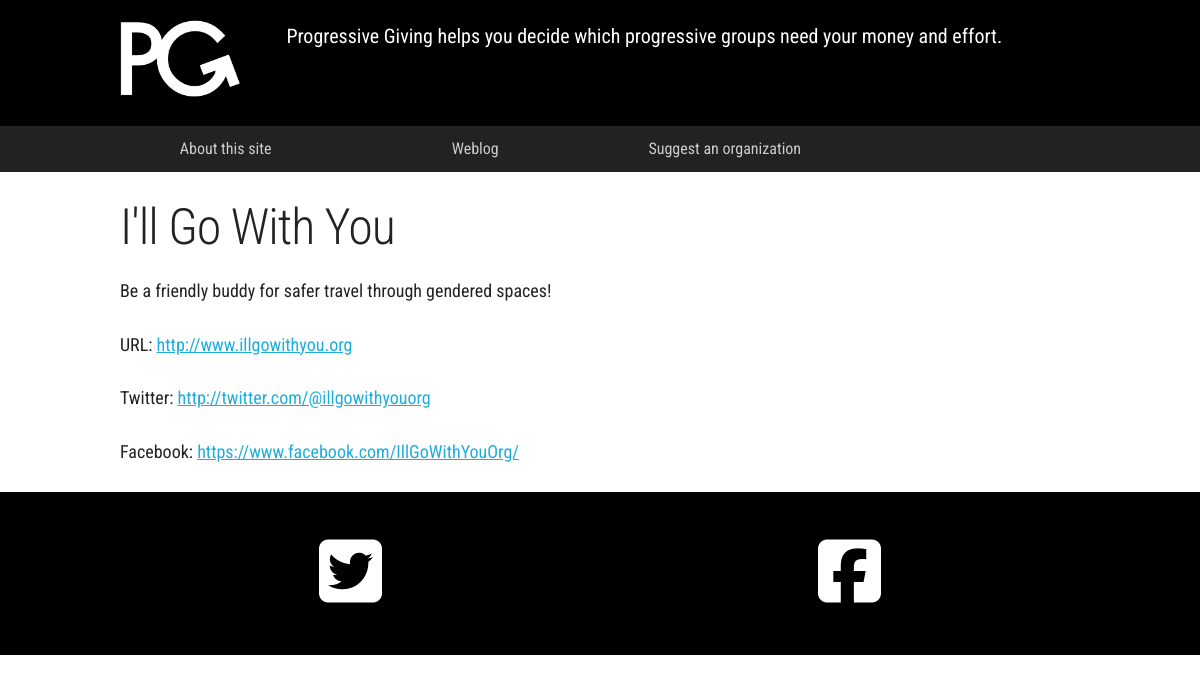
Page /org/ill-go-with-you/ on the committed database.
### recipients/models.py (models this page shows, shortened)
class Recipient(models.Model):
    category = models.ForeignKey(Category)
    name = models.CharField(max_length=200, unique=True)
    name_slug = models.SlugField(max_length=200, unique=True, null=True, blank=True)
    url = models.CharField(max_length=200)
    can_donate_to = models.BooleanField(default=True, verbose_name="Donate")
    twitter_handle = models.CharField(max_length=100)
    tweet_text = models.CharField(max_length=135, null=True, blank=True)
    last_posted_date = models.DateTimeField('date posted', null=True, blank=True)
    active = models.BooleanField(default=True)
    facebook_url = models.CharField(max_length=200, null=True, blank=True)
    facebook_text = models.TextField(null=True, blank=True)
    newsletter_text = models.TextField(null=True, blank=True)
    newsletter_sent_date = models.DateTimeField('date mailed', null=True, blank=True)
    newsletter_active = models.BooleanField(default=False)
    candidate_deadline = models.DateTimeField('vote date', null=True, blank=True)
    class Meta:
        ordering = ["last_posted_date", "name"]

### recipients/views.py (the view)
# urls.py: url(r'^org/(?P<slug>.+)/$',           views.by_slug,          name='by_slug'),
def by_slug(request, slug):
    r = Recipient.objects.filter(active=True, name_slug=slug)
    context = {
        'categories': None,
        'recipient': r[0]
    }
    return render(request, 'recipients/slug.html', context)

### recipients/templates/recipients/slug.html
{% include "recipients/header.html" %}
{% include "recipients/about.html" %}
<div class="container categories">
  <div class="row category-list">
    <section class="category twelve columns">
      <p>
        <h1>{{recipient.name}}</h1>
        <p>
            {% if recipient.facebook_text %}
              {{ recipient.facebook_text }}<br>
            {% endif %}
        </p>
        <p>
            URL: <a href="{{recipient.url}}" target="new">{{recipient.url}}</a>
        </p>
        <p>
            {% if recipient.twitter_handle and recipient.twitter_handle != "@unknown" %}
              Twitter: <a href="http://twitter.com/{{recipient.twitter_handle}}" target="new">http://twitter.com/@{{recipient.twitter_handle}}</a><br>
            {% endif %}
        </p>
        <p>
            {% if recipient.facebook_url %}
              Facebook: <a href="{{ recipient.facebook_url }}" target="new">{{ recipient.facebook_url }}</a><br>
            {% endif %}
        </p>
      </p>
    </section>
  </div>
</div>
{% include "recipients/footer.html" %}

### recipients/static/css/skeleton.css (style rules this page uses)
.container { position: relative; width: 100%; max-width: 960px; margin: 0 auto; padding: 0 20px; box-sizing: border-box; }
.column, .columns { width: 100%; float: left; box-sizing: border-box; }
@media (min-width: 400px) { .container { width: 85%; padding: 0; } }
@media (min-width: 550px) { .container { width: 80%; } }
@media (min-width: 550px) { .column, .columns { margin-left: 4%; } }
@media (min-width: 550px) { .column:first-child, .columns:first-child { margin-left: 0; } }
@media (min-width: 550px) { .twelve.columns { width: 100%; margin-left: 0; } }
html { font-size: 62.5%; }
body { font-size: 1.5em; line-height: 1.6; font-weight: 400; font-family: "HelveticaNeue", "Helvetica Neue", Helvetica, Arial, sans-serif; color: #222; }
h1, h2, h3, h4, h5, h6 { margin-top: 0; margin-bottom: 2rem; font-weight: 300; }
h1 { font-size: 4.0rem; line-height: 1.2; letter-spacing: -.1rem; }
@media (min-width: 550px) { h1 { font-size: 5.0rem; } }
p { margin-top: 0; }
a { color: #1EAEDB; }
pre, blockquote, dl, figure, table, p, ul, ol, form { margin-bottom: 2.5rem; }
.container:after, .row:after, .u-cf { content: ""; display: table; clear: both; }

### recipients/static/css/index.css (style rules this page uses)
body { font-family: 'Roboto Condensed', sans-serif; font-size: 18px; }

### rows in the picture
Recipient: name "I'll Go With You", facebook_text "Be a friendly buddy for safer travel through gendered spaces!", url "http://www.illgowithyou.org", twitter_handle "illgowithyouorg", facebook_url "https://www.facebook.com/IllGoWithYouOrg/"
